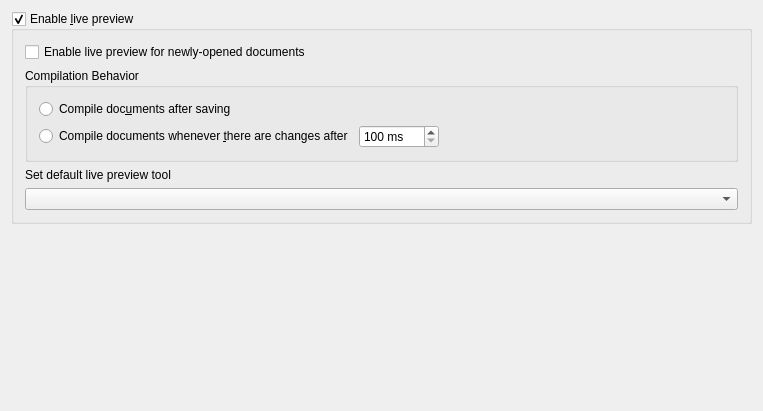
<?xml version="1.0" encoding="UTF-8"?>
<ui version="4.0">
 <class>KileWidgetLivePreviewConfig</class>
 <widget class="QWidget" name="KileWidgetLivePreviewConfig">
  <property name="geometry">
   <rect>
    <x>0</x>
    <y>0</y>
    <width>763</width>
    <height>411</height>
   </rect>
  </property>
  <property name="windowTitle">
   <string>Live Preview Configuration</string>
  </property>
  <layout class="QVBoxLayout" name="verticalLayout_3">
   <item>
    <widget class="QGroupBox" name="kcfg_livePreviewEnabled">
     <property name="enabled">
      <bool>true</bool>
     </property>
     <property name="sizePolicy">
      <sizepolicy hsizetype="MinimumExpanding" vsizetype="Minimum">
       <horstretch>0</horstretch>
       <verstretch>0</verstretch>
      </sizepolicy>
     </property>
     <property name="title">
      <string>Enable &amp;live preview</string>
     </property>
     <property name="flat">
      <bool>false</bool>
     </property>
     <property name="checkable">
      <bool>true</bool>
     </property>
     <layout class="QVBoxLayout" name="verticalLayout_2">
      <item>
       <widget class="QCheckBox" name="kcfg_previewEnabledForFreshlyOpenedDocuments">
        <property name="text">
         <string>Enable live preview for newly-opened documents</string>
        </property>
       </widget>
      </item>
      <item>
       <widget class="QGroupBox" name="m_compileBehaviorGroupBox">
        <property name="title">
         <string>Compilation Behavior</string>
        </property>
        <layout class="QVBoxLayout" name="verticalLayout">
         <item>
          <widget class="QRadioButton" name="m_compileDocumentOnSaveRadioButton">
           <property name="text">
            <string>Compile doc&amp;uments after saving</string>
           </property>
          </widget>
         </item>
         <item>
          <layout class="QHBoxLayout" name="horizontalLayout">
           <item>
            <widget class="QRadioButton" name="m_compileDocumentOnChangesRadioButton">
             <property name="text">
              <string>Compile documents whenever &amp;there are changes after</string>
             </property>
            </widget>
           </item>
           <item>
            <widget class="QSpinBox" name="kcfg_livePreviewCompilationDelay">
             <property name="suffix">
              <string> ms</string>
             </property>
             <property name="minimum">
              <number>100</number>
             </property>
             <property name="maximum">
              <number>10000</number>
             </property>
             <property name="singleStep">
              <number>100</number>
             </property>
            </widget>
           </item>
           <item>
            <spacer name="horizontalSpacer">
             <property name="orientation">
              <enum>Qt::Horizontal</enum>
             </property>
             <property name="sizeHint" stdset="0">
              <size>
               <width>40</width>
               <height>20</height>
              </size>
             </property>
            </spacer>
           </item>
          </layout>
         </item>
        </layout>
       </widget>
      </item>
      <item>
       <widget class="QLabel" name="m_previewDefaultToolLabel">
        <property name="text">
         <string>Set default live preview tool</string>
        </property>
        <property name="buddy">
         <cstring>m_previewDefaultToolComboBox</cstring>
        </property>
       </widget>
      </item>
      <item>
       <widget class="QComboBox" name="m_previewDefaultToolComboBox"/>
      </item>
     </layout>
    </widget>
   </item>
   <item>
    <spacer name="verticalSpacer">
     <property name="orientation">
      <enum>Qt::Vertical</enum>
     </property>
     <property name="sizeHint" stdset="0">
      <size>
       <width>20</width>
       <height>247</height>
      </size>
     </property>
    </spacer>
   </item>
  </layout>
 </widget>
 <layoutdefault spacing="6" margin="11"/>
 <tabstops>
  <tabstop>kcfg_livePreviewEnabled</tabstop>
  <tabstop>kcfg_previewEnabledForFreshlyOpenedDocuments</tabstop>
 </tabstops>
 <includes>
  <include location="global">kconfig.h</include>
 </includes>
 <resources/>
 <connections/>
</ui>
